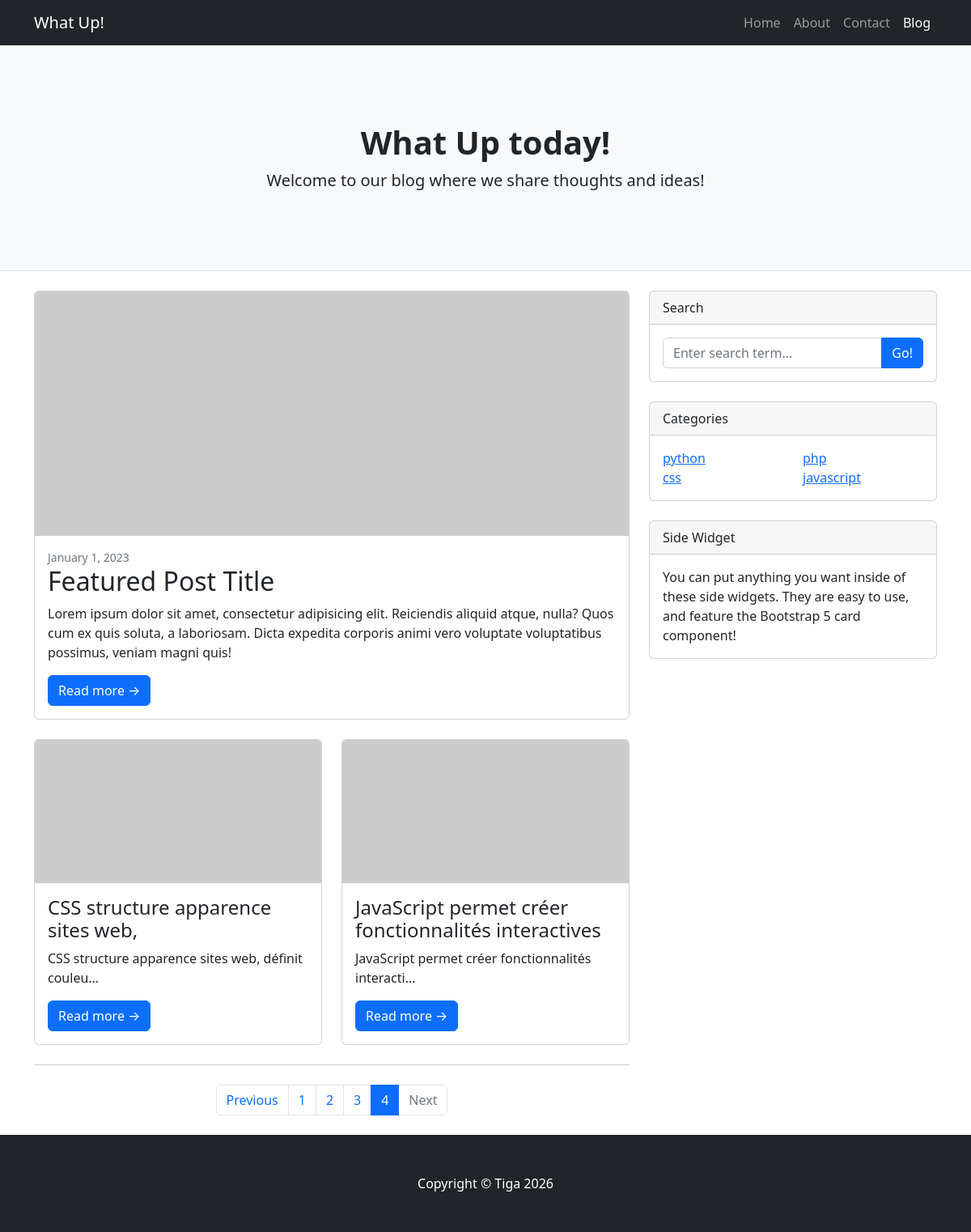
/?page=4, run on the app's committed database.
### blog/models.py (models this page shows, shortened)
class Post(models.Model):
    category = models.ForeignKey(Category, on_delete=models.CASCADE, related_name='posts')
    STATUS_CHOICES = (
        ('draft', 'Draft'),
        ('published', 'Published'),
    )
    title = models.CharField(max_length=200)
    slug = models.SlugField(max_length=200)
    body = models.TextField()
    created_at = models.DateTimeField(auto_now_add=True)
    updated = models.DateTimeField(auto_now= True)
    status = models.CharField(choices=STATUS_CHOICES, default='draft', max_length=10)
    pusblish = models.DateTimeField(default=timezone.now)
    author = models.ForeignKey(User, on_delete=models.CASCADE, related_name='posted')

class Category(models.Model):
    name = models.CharField(max_length=100)
    slug = models.SlugField(max_length=100)

### blog/views.py (the view)
# urls.py: path('', views.post_list, name='post_list'),
def post_list(request, category=None):
    posts = Post.objects.all()
    if category:
        category = get_object_or_404(Category, slug=category)
        posts = posts.filter(category=category)
    categories = Category.objects.all()
    paginator = Paginator(posts, 2)
    page = request.GET.get('page')
    try:
        posts = paginator.page(page)
    except PageNotAnInteger:
        posts = paginator.page(1)
    except EmptyPage:
        posts = paginator.page(paginator.num_pages)
    context = {
        'posts': posts,
        'page': page,
        'categories': categories,
        'category': category
    }
    return render(request, 'blog/post/list.html', context)

### blog/templates/blog/post/list.html (shortened to what this page needs)
{% extends "blog/post/base.html" %}
 {% block content %}
        <header class="py-5 bg-light border-bottom mb-4">
            <div class="container">
                <div class="text-center my-5">
                    <h1 class="fw-bolder">What Up today!</h1>
                    <p class="lead mb-0">Welcome to our blog where we share thoughts and ideas!</p>
                </div>
            </div>
        </header>
        <div class="container">
            <div class="row">
                <div class="col-lg-8">
                    <div class="card mb-4">
                        <a href="#!"><img class="card-img-top" src="https://dummyimage.com/850x350/dee2e6/6c757d.jpg" alt="..." /></a>
                        <div class="card-body">
                            <div class="small text-muted">January 1, 2023</div>
                            <h2 class="card-title">Featured Post Title</h2>
                            <p class="card-text">Lorem ipsum dolor sit amet, consectetur adipisicing elit. Reiciendis aliquid atque, nulla? Quos cum ex quis soluta, a laboriosam. Dicta expedita corporis animi vero voluptate voluptatibus possimus, veniam magni quis!</p>
                            <a class="btn btn-primary" href="#!">Read more →</a>
                        </div>
                    </div>
                     <div class="row">
                        {% for post in posts %}
                        <div class="col-lg-6">
                            <div class="card mb-4">
                                <a href="#!"><img class="card-img-top" src="https://dummyimage.com/700x350/dee2e6/6c757d.jpg" alt="..." /></a>
                                <div class="card-body">
                                    <h2 class="card-title h4">{{ post.title }}</h2>
                                    <p class="card-text">{{ post.body|truncatechars:50}}</p>
                                    <a class="btn btn-primary" href="{% url 'post_detail' post.slug %}">Read more →</a>
                                </div>
                            </div>
                        </div>
                        {% endfor %}
                     </div>
                    {% include "blog/layouts/pagination.html" with page=posts %}
                </div>
                <div class="col-lg-4">
                    <div class="card mb-4">
                        <div class="card-header">Search</div>
                        <div class="card-body">
                            <div class="input-group">
                                <input class="form-control" type="text" placeholder="Enter search term..." aria-label="Enter search term..." aria-describedby="button-search" />
                                <button class="btn btn-primary" id="button-search" type="button">Go!</button>
                            </div>
                        </div>
                    </div>
                    <div class="card mb-4">
                        <div class="card-header">Categories</div>
                        <div class="card-body">
                            <div class="row">
                                {% for cat in categories %}
                                <div class="col-sm-6">
                                    <ul class="list-unstyled mb-0">
                                        <li><a href="{% url 'category_posts_list' cat.slug %}">{{ cat.name }}</a></li>
                                    </ul>
                                </div>
                                {% endfor %}
                            </div>
                        </div>
                    </div>
                    <div class="card mb-4">
                        <div class="card-header">Side Widget</div>
                        <div class="card-body">You can put anything you want inside of these side widgets. They are easy to use, and feature the Bootstrap 5 card component!</div>
                    </div>
                </div>
            </div>
        </div>
 {% endblock %}

### data on the page
Post: title "CSS structure apparence sites web,", body "CSS structure apparence sites web, définit couleu…"
Post: title "JavaScript permet créer fonctionnalités interactives", body "JavaScript permet créer fonctionnalités interacti…"
Category: name "python"
Category: name "php"
Category: name "css"
Category: name "javascript"

### other printed values
{{ num }} "1" "2" "3"
{{ num }} "4"
